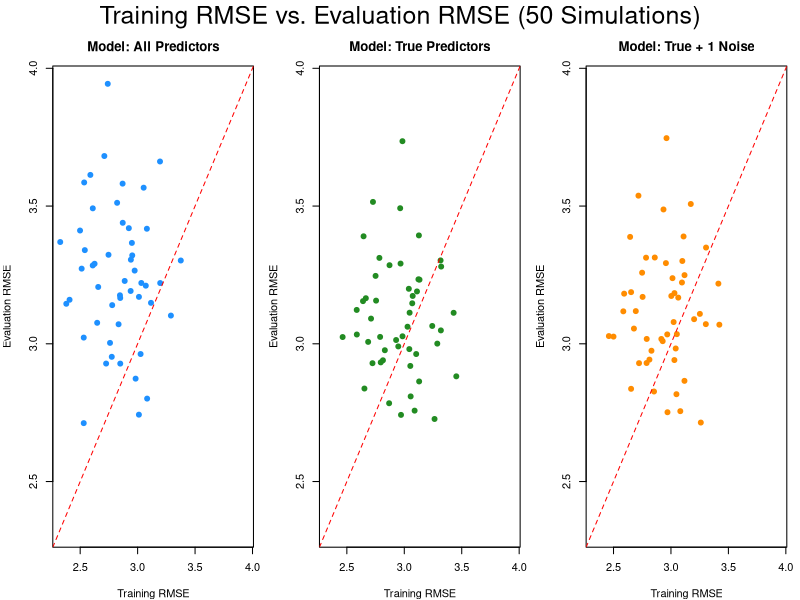

The R source for this figure:
# ------------topic 2--------------------#

# --- Simulation Parameters ---

# Number of simulations (repetitions of the entire process)
n_simulations <- 50

# Number of samples in training and evaluation sets
n_train <- 100
n_eval <- 100

# Number of predictor variables
n_vars_total <- 10

# Number of predictor variables with non-zero true coefficients
n_vars_true <- 2

# Number of noise variables (total - true)
n_vars_noise <- n_vars_total - n_vars_true

# True regression coefficients
# First n_vars_true coefficients are non-zero (e.g., 5 and -3), the rest are 0.
# You can change these non-zero values if you like.
true_beta <- c(5, -3, rep(0, n_vars_noise))
true_beta

# True intercept
true_intercept <- 2

# Standard deviation of the error term (noise in the Y value)
error_sd <- 3

# --- Initialization ---

# Create empty numeric vectors to store the RMSE results for each simulation.
# We need storage for training and evaluation RMSE for each of the 3 models.
rmse_train_all <- numeric(n_simulations) # Model with all predictors
rmse_eval_all <- numeric(n_simulations)

rmse_train_true <- numeric(n_simulations) # Model with only true predictors
rmse_eval_true <- numeric(n_simulations)

rmse_train_plus1 <- numeric(n_simulations) # Model with true + 1 noise predictor
rmse_eval_plus1 <- numeric(n_simulations)

# Set seed for reproducibility
set.seed(1015)

# --- Simulation Loop ---

# Loop 50 times
for (i in 1:n_simulations) {
  
  # --- Step 1: Generate Training Data ---
  # Generate predictor variables (X) from a standard normal distribution
  X_train_matrix <- matrix(rnorm(n_train * n_vars_total), nrow = n_train, ncol = n_vars_total)
  # Generate the error term (epsilon)
  epsilon_train <- rnorm(n_train, mean = 0, sd = error_sd)
  # Calculate the response variable (Y) using the true model: Y = intercept + X * beta + epsilon
  # '%*%' performs matrix multiplication
  Y_train_vector <- true_intercept + X_train_matrix %*% true_beta + epsilon_train
  # Combine predictors and response into a data frame (useful for lm function)
  train_df <- data.frame(Y = Y_train_vector, X_train_matrix)
  # Assign meaningful column names
  colnames(train_df) <- c("Y", paste0("X", 1:n_vars_total))
  
  # --- Step 2: Generate Evaluation Data ---
  # Generate independent evaluation data using the same process
  X_eval_matrix <- matrix(rnorm(n_eval * n_vars_total), nrow = n_eval, ncol = n_vars_total)
  epsilon_eval <- rnorm(n_eval, mean = 0, sd = error_sd)
  Y_eval_vector <- true_intercept + X_eval_matrix %*% true_beta + epsilon_eval
  eval_df <- data.frame(Y = Y_eval_vector, X_eval_matrix)
  colnames(eval_df) <- c("Y", paste0("X", 1:n_vars_total))
  
  # --- Step 3: Fit Regression Models ---
  
  # Model 1: Using all predictor variables
  # Formula 'Y ~ .' tells lm to use Y as response and all other columns as predictors
  model_all <- lm(Y ~ ., data = train_df)
  
  # Model 2: Using only the true predictor variables (X1 and X2 in this case)
  true_var_names <- paste0("X", 1:n_vars_true) # Get names "X1", "X2"
  formula_true_str <- paste("Y ~", paste(true_var_names, collapse = " + ")) # Create "Y ~ X1 + X2"
  formula_true <- as.formula(formula_true_str) # Convert string to formula object
  model_true <- lm(formula_true, data = train_df)
  
  # Model 3: Using true predictors + 1 randomly chosen noise predictor
  # Identify the indices of noise variables
  noise_var_indices <- (n_vars_true + 1):n_vars_total
  # Randomly sample one index from the noise variables
  chosen_noise_index <- sample(noise_var_indices, 1)
  chosen_noise_var_name <- paste0("X", chosen_noise_index) # Get its name (e.g., "X5")
  # Combine true variable names and the chosen noise variable name
  vars_plus1 <- c(true_var_names, chosen_noise_var_name)
  formula_plus1_str <- paste("Y ~", paste(vars_plus1, collapse = " + ")) # Create formula string
  formula_plus1 <- as.formula(formula_plus1_str) # Convert to formula
  model_plus1 <- lm(formula_plus1, data = train_df)
  
  # --- Step 4: Calculate Predictions ---
  
  # Predict on training data
  pred_train_all <- predict(model_all, newdata = train_df)
  pred_train_true <- predict(model_true, newdata = train_df)
  pred_train_plus1 <- predict(model_plus1, newdata = train_df)
  
  # Predict on evaluation data
  pred_eval_all <- predict(model_all, newdata = eval_df)
  pred_eval_true <- predict(model_true, newdata = eval_df)
  pred_eval_plus1 <- predict(model_plus1, newdata = eval_df)
  
  # --- Step 5: Calculate Root Mean Squared Error (RMSE) ---
  # RMSE = sqrt(mean((actual - predicted)^2))
  
  # RMSE on training data
  rmse_train_all[i] <- sqrt(mean((train_df$Y - pred_train_all)^2))
  rmse_train_true[i] <- sqrt(mean((train_df$Y - pred_train_true)^2))
  rmse_train_plus1[i] <- sqrt(mean((train_df$Y - pred_train_plus1)^2))
  
  # RMSE on evaluation data
  rmse_eval_all[i] <- sqrt(mean((eval_df$Y - pred_eval_all)^2))
  rmse_eval_true[i] <- sqrt(mean((eval_df$Y - pred_eval_true)^2))
  rmse_eval_plus1[i] <- sqrt(mean((eval_df$Y - pred_eval_plus1)^2))
  
  # Optional: Print progress
  print(paste("Simulation", i, "completed."))
  
} # End of the simulation loop

# --- Step 6: Create Scatter Plots ---

# Set up plotting area to display 3 plots side-by-side (1 row, 3 columns)
par(mfrow = c(1, 3), mar = c(4, 4, 3, 1), oma = c(0, 0, 2, 0)) # Adjust margins

# Plot 1: All Predictors
plot(x = rmse_train_all, y = rmse_eval_all,
     main = "Model: All Predictors",
     xlab = "Training RMSE",
     ylab = "Evaluation RMSE",
     pch = 19, col = "dodgerblue",
     xlim = range(c(rmse_train_all, rmse_eval_all)), # Consistent axes range
     ylim = range(c(rmse_train_all, rmse_eval_all)))
abline(a = 0, b = 1, col = "red", lty = 2) # y=x line

# Plot 2: True Predictors Only
plot(x = rmse_train_true, y = rmse_eval_true,
     main = "Model: True Predictors",
     xlab = "Training RMSE",
     ylab = "Evaluation RMSE",
     pch = 19, col = "forestgreen",
     xlim = range(c(rmse_train_all, rmse_eval_all)), # Consistent axes range
     ylim = range(c(rmse_train_all, rmse_eval_all)))
abline(a = 0, b = 1, col = "red", lty = 2)

# Plot 3: True + 1 Noise Predictor
plot(x = rmse_train_plus1, y = rmse_eval_plus1,
     main = "Model: True + 1 Noise",
     xlab = "Training RMSE",
     ylab = "Evaluation RMSE",
     pch = 19, col = "darkorange",
     xlim = range(c(rmse_train_all, rmse_eval_all)), # Consistent axes range
     ylim = range(c(rmse_train_all, rmse_eval_all)))
abline(a = 0, b = 1, col = "red", lty = 2)

# Add an overall title to the figure
mtext("Training RMSE vs. Evaluation RMSE (50 Simulations)", outer = TRUE, cex = 1.5)

# Reset plotting parameters to default (1 plot per device)
par(mfrow = c(1, 1), mar = c(5.1, 4.1, 4.1, 2.1), oma = c(0, 0, 0, 0))

# --- Optional: Display Results Summary ---
# Combine results into a data frame
results_summary <- data.frame(
  Simulation = 1:n_simulations,
  RMSE_Train_All = rmse_train_all,
  RMSE_Eval_All = rmse_eval_all,
  RMSE_Train_True = rmse_train_true,
  RMSE_Eval_True = rmse_eval_true,
  RMSE_Train_Plus1 = rmse_train_plus1,
  RMSE_Eval_Plus1 = rmse_eval_plus1
)

# Print the first few rows
print("First 6 simulation results:")
print(head(results_summary))

# Print summary statistics for the RMSE values
print("Summary statistics for RMSE:")
summary(results_summary[, -1]) # Exclude the Simulation column

